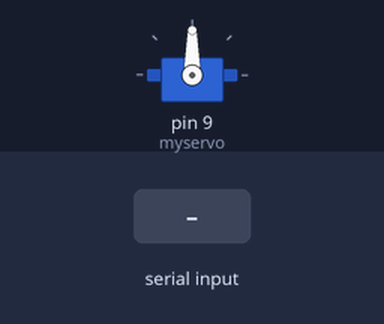
The sketch below on a simulated Arduino Uno, built with avr-gcc and run on an emulated ATmega328P. Parts: servo. The inputs (shaded band) are chosen by the test bench. What the sketch prints to the serial monitor is not drawn.

Above: at 1.2 s.
1.3 s: "90,45\n" received over Serial
At 2.6 s:
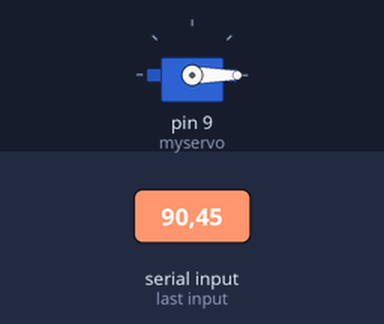
3.8 s: "30,150\n" received over Serial
At 4.6 s:
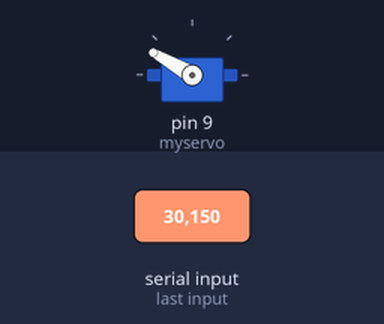
6.3 s: "200\n" received over Serial
At 6.8 s:
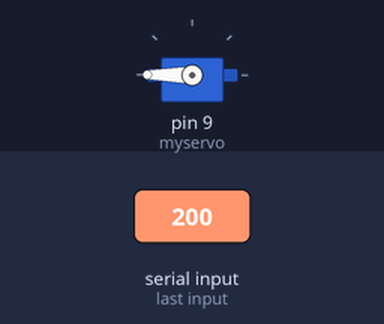
Timing chart, 0 to 9.3 s (numbered marks = the images above; inputs shaded):
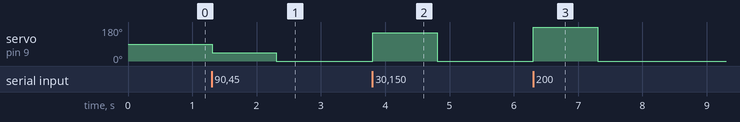

The sketch:

blueteeth_first_try.ino
```cpp
#include <Servo.h>
int pos=0;
Servo myservo;
int Serialdate=0;

void setup() {
  // put your setup code here, to run once:
  myservo.attach(9);
  Serial.begin(9600);
}

void loop() {
  // put your main code here, to run repeatedly:
  while (Serial.available()>0){
  Serial.println("请输入角度");
  pos = Serial.parseInt();
  Serial.print(pos);
  myservo.write(pos);
  }


}
```

Measured:
- after the input at 1.3 s, servo on pin 9 (myservo): 90° → 45° at once, → 0° 1.0 s later
- after the input at 3.8 s, servo on pin 9 (myservo): 0° → 150° at once, → 0° 1.0 s later
- after the input at 6.3 s, servo on pin 9 (myservo): 0° → 180° at once, → 0° 1.0 s later
